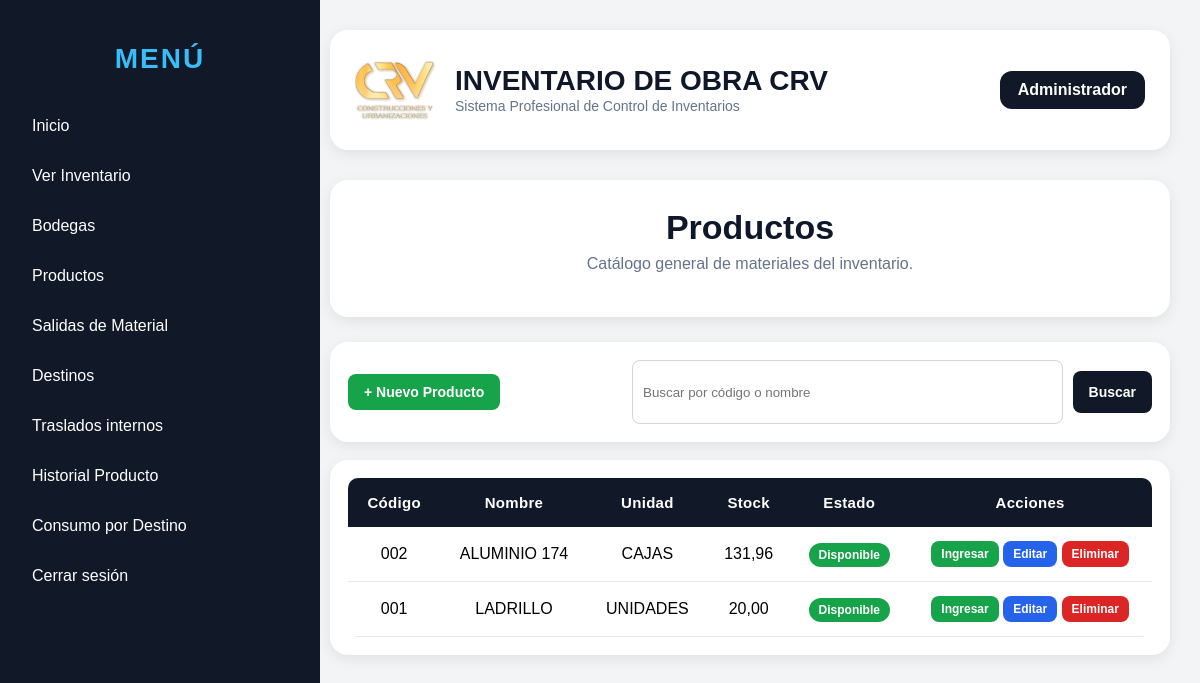
The page /productos (signed in) on the database as committed earlier.
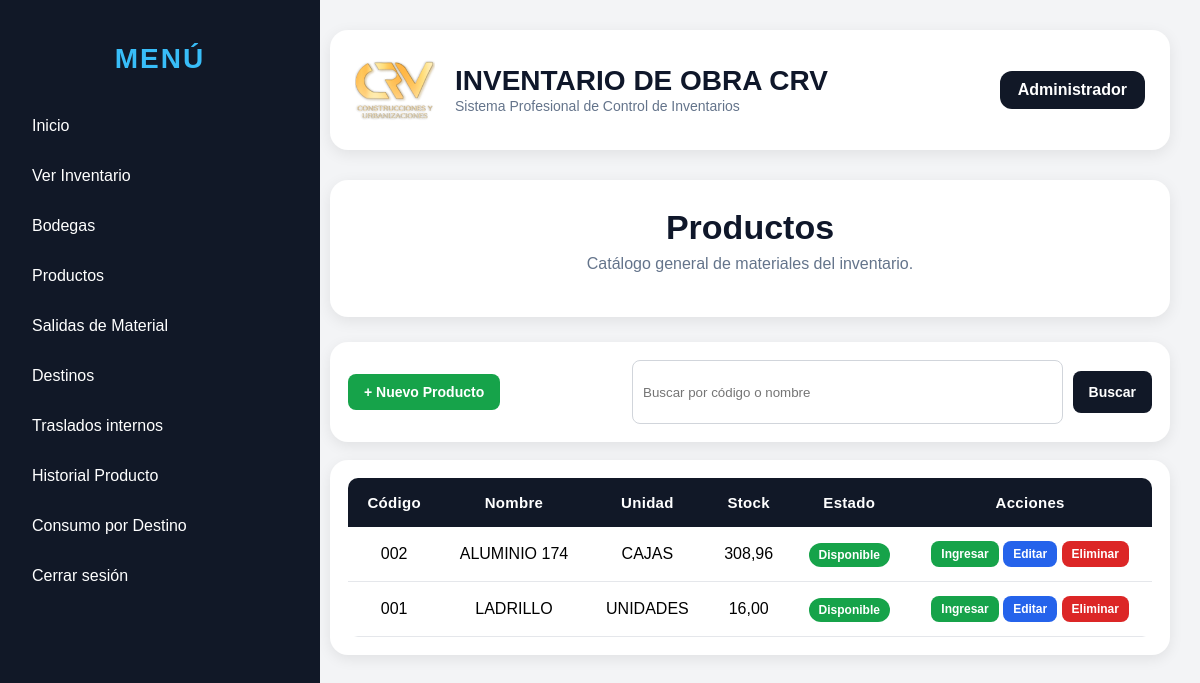
The same page on the database as committed later.
### models/producto.py (models this page shows)
class Producto(db.Model):
    __tablename__ = "productos"
    id = db.Column(db.Integer, primary_key=True)
    codigo = db.Column(db.String(50), unique=True, nullable=False)
    nombre = db.Column(db.String(150), nullable=False)
    categoria = db.Column(db.String(100))
    unidad = db.Column(db.String(50))
    stock = db.Column(db.Float, default=0)
    stock_minimo = db.Column(db.Float, default=0)
    precio = db.Column(db.Float, default=0)
    activo = db.Column(db.Boolean, default=True)

### routes/productos.py (the view)
@productos_bp.route("/productos")
@login_required
def listar_productos():
    buscar = request.args.get("buscar", "")
    productos = Producto.query
    if buscar:
        productos = productos.filter(
            (Producto.nombre.contains(buscar.upper())) |
            (Producto.codigo.contains(buscar))
        )
    productos = productos.order_by(Producto.nombre.asc()).all()
    producto_bodegas = {}
    for p in productos:
        existencias = Existencia.query.filter_by(producto_id=p.id).all()
        bodegas = []
        for e in existencias:
            if e.cantidad > 0:
                cantidad = "{:,.2f}".format(e.cantidad).replace(",", "X").replace(".", ",").replace("X", ".")
                bodegas.append(f"{e.obra.nombre}: {cantidad} {p.unidad}")
        producto_bodegas[p.id] = bodegas
    return render_template(
        "productos/lista.html",
        productos=productos,
        producto_bodegas=producto_bodegas
    )

### templates/productos/lista.html (shortened to what this page needs)
{% extends "base.html" %}
{% block content %}
<div class="page-header-card">
    <h1>Productos</h1>
    <p>Catálogo general de materiales del inventario.</p>
</div>
<div class="productos-toolbar no-print">
    <a class="btn btn-success" href="/productos/nuevo">
        + Nuevo Producto
    </a>
    <form method="GET" class="productos-search">
        <input
            type="text"
            name="buscar"
            placeholder="Buscar por código o nombre"
            value="{{ request.args.get('buscar', '') }}"
        >
        <button type="submit" class="btn btn-dark">
            Buscar
        </button>
    </form>
</div>
<div class="productos-table-card">
    <table class="productos-table">
        <tr>
            <th>Código</th>
            <th>Nombre</th>
            <th>Unidad</th>
            <th>Stock</th>
            <th>Estado</th>
            <th>Acciones</th>
        </tr>
        {% for p in productos %}
        <tr>
            <td>{{ p.codigo }}</td>
            <td>{{ p.nombre }}</td>
            <td>{{ p.unidad }}</td>
            <td>
                {{ "{:,.2f}".format(p.stock).replace(",", "X").replace(".", ",").replace("X", ".") }}
            </td>
            <td>
                {% if p.stock <= 0 %}
                    <span class="badge-danger">Agotado</span>
                {% else %}
                    <span class="badge-success">Disponible</span>
                {% endif %}
            </td>
            <td>
                <a class="btn btn-small btn-success" href="/productos/ingresar/{{ p.id }}">
                    Ingresar
                </a>
                <a class="btn btn-small" href="/productos/editar/{{ p.id }}">
                    Editar
                </a>
                <a href="/productos/eliminar/{{ p.id }}"
                class="btn btn-small btn-danger"
                onclick="return confirm('¿Desea eliminar el producto {{ p.nombre }}?')">
                    Eliminar
                </a>
            </td>
        </tr>
        {% endfor %}
    </table>
</div>
{% endblock %}

Rows that differ between the two databases and show on the page:
changed Producto "ALUMINIO 174": stock "131,96" → "308,96"
changed Producto "LADRILLO": stock "20,00" → "16,00"
